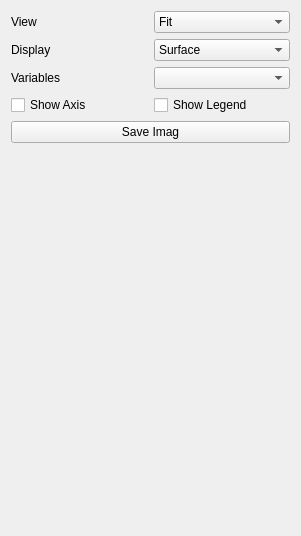
<?xml version="1.0" encoding="UTF-8"?>
<ui version="4.0">
 <class>ControlPanel</class>
 <widget class="QWidget" name="ControlPanel">
  <property name="geometry">
   <rect>
    <x>0</x>
    <y>0</y>
    <width>301</width>
    <height>536</height>
   </rect>
  </property>
  <property name="windowTitle">
   <string>Form</string>
  </property>
  <layout class="QGridLayout" name="gridLayout">
   <item row="3" column="0">
    <spacer name="verticalSpacer">
     <property name="orientation">
      <enum>Qt::Vertical</enum>
     </property>
     <property name="sizeHint" stdset="0">
      <size>
       <width>20</width>
       <height>360</height>
      </size>
     </property>
    </spacer>
   </item>
   <item row="1" column="0">
    <layout class="QHBoxLayout" name="horizontalLayout_2">
     <item>
      <widget class="QCheckBox" name="AxisCheckBox">
       <property name="text">
        <string>Show Axis</string>
       </property>
      </widget>
     </item>
     <item>
      <widget class="QCheckBox" name="LegendcheckBox">
       <property name="text">
        <string>Show Legend</string>
       </property>
      </widget>
     </item>
    </layout>
   </item>
   <item row="0" column="0">
    <layout class="QHBoxLayout" name="horizontalLayout">
     <item>
      <layout class="QVBoxLayout" name="verticalLayout_2">
       <item>
        <widget class="QLabel" name="label">
         <property name="text">
          <string>View</string>
         </property>
        </widget>
       </item>
       <item>
        <widget class="QLabel" name="label_2">
         <property name="text">
          <string>Display</string>
         </property>
        </widget>
       </item>
       <item>
        <widget class="QLabel" name="label_3">
         <property name="text">
          <string>Variables</string>
         </property>
        </widget>
       </item>
      </layout>
     </item>
     <item>
      <layout class="QVBoxLayout" name="verticalLayout">
       <item>
        <widget class="QComboBox" name="ViewComboBox">
         <item>
          <property name="text">
           <string>Fit</string>
          </property>
         </item>
         <item>
          <property name="text">
           <string>X plus</string>
          </property>
         </item>
         <item>
          <property name="text">
           <string>X minus</string>
          </property>
         </item>
         <item>
          <property name="text">
           <string>Y plus</string>
          </property>
         </item>
         <item>
          <property name="text">
           <string>Y miuns</string>
          </property>
         </item>
         <item>
          <property name="text">
           <string>Z plus</string>
          </property>
         </item>
         <item>
          <property name="text">
           <string>Z minus</string>
          </property>
         </item>
        </widget>
       </item>
       <item>
        <widget class="QComboBox" name="DiaplayComboBox">
         <item>
          <property name="text">
           <string>Surface</string>
          </property>
         </item>
         <item>
          <property name="text">
           <string>Surface with edge</string>
          </property>
         </item>
         <item>
          <property name="text">
           <string>WireFrame</string>
          </property>
         </item>
         <item>
          <property name="text">
           <string>Node</string>
          </property>
         </item>
        </widget>
       </item>
       <item>
        <widget class="QComboBox" name="VariableComboBox"/>
       </item>
      </layout>
     </item>
    </layout>
   </item>
   <item row="2" column="0">
    <widget class="QPushButton" name="ImagButton">
     <property name="text">
      <string>Save Imag</string>
     </property>
    </widget>
   </item>
  </layout>
 </widget>
 <resources/>
 <connections/>
</ui>
